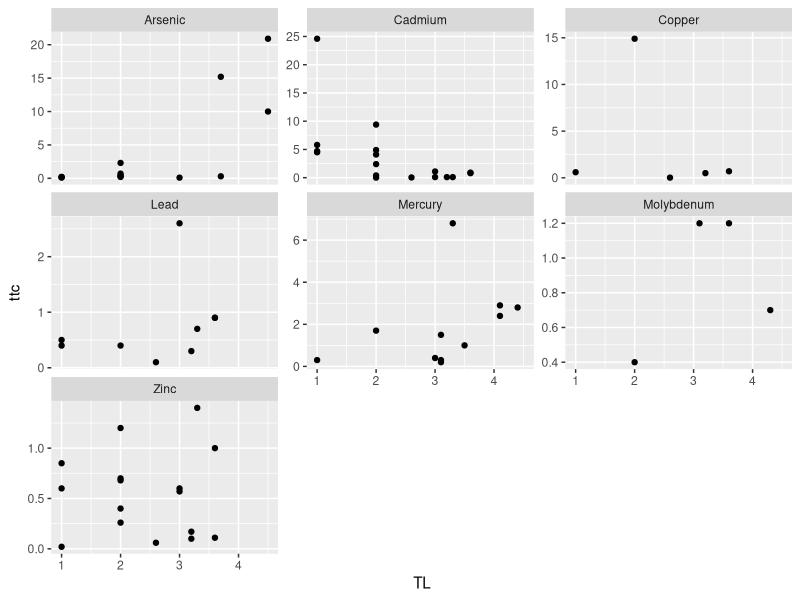

The R source for this figure: (Note: this script raises an error after producing the figure.)
library(ggplot2)
library(gtools)
library(minpack.lm) 

##############################
###  Popular ggPlot theme  ###
##############################
themeo <-theme_classic()+
  theme(strip.background = element_blank(),
        axis.line = element_blank(),
        axis.text.x = element_text(margin = margin( 0.2, unit = "cm")),
        axis.text.y = element_text(margin = margin(c(1, 0.2), unit = "cm")),
        axis.ticks.length=unit(-0.1, "cm"),
        panel.border = element_rect(colour = "black", fill=NA, size=.5),
        legend.title=element_blank(),
        strip.text=element_text(hjust=0) )

setwd('/Users/tgagne/heavy_metal_birds/data') # running from Tylers computer
TTC <- read.csv('SuedelTTC.csv')

str(TTC)

ggplot(TTC,aes(x = TL, y = ttc))+
  geom_point()+
  facet_wrap(~metal, scales = "free_y")

metals <- levels(TTC$metal)
metals <- metals[c(1,2,4,5,6,7)]
# <- "Copper"

par(mfrow = c(6,3))

#par(mfrow = c(6,3), oma = c(5,4,0,0) + 0.3, mar = c(0,0,1,1) + 1.2)

lookup_table <- NULL

for(i in 1:length(metals)){

TTC_sub <- subset(TTC, metal == metals[i])

starters <- coef(lm(logit(ttc/100) ~ TL, data = TTC_sub))
TTC_form <- ttc~phi1/(1+exp(-(phi2+phi3*TL)))
start <- list(phi1=30,
           phi2=starters[1] + .001 ,
           phi3=starters[2] + .001)

fitTypical <- nlsLM(TTC_form, data=TTC_sub, start=start, trace = T)

newdata <- data.frame(TL = seq(0,5, by = .01),ttc = predict(fitTypical, newdata = data.frame(TL = seq(0,5, by = .01))), metal = metals[i])

lookup_table <- rbind(lookup_table,newdata)

plot(ttc ~ TL, data = TTC_sub, main = metals[i], xlim = c(0,5))
lines(ttc ~ TL, data = newdata)
#abline(h = 1, lty = 'dashed')

plot(ttc ~ TL, data = newdata, type = 'l', main = paste(metals[i], 'TTC by TL'), ylab = "TTC")
abline(h = 1, lty = 'dashed')

#plot(x = newdata$TL, y = newdata$ttc/10, type = 'l', main = "TTC / 10 ppm")
#plot(x = newdata$TL, y = 10/newdata$ttc, type = 'l', main = "10 ppm / TTC")
#plot(x = newdata$TL, y = (newdata$TL*newdata$ttc)/10, type = 'l', main = "TL*TTC / 10 ppm")
#plot(x = newdata$TL, y = 10/(newdata$TL*newdata$ttc), type = 'l', main = "10 ppm / TL * TTC")
#plot(x = newdata$TL, y = log(10^(newdata$TL*newdata$ttc)), type = 'l', main = "log( 10 ppm ^ TL*TTC )")
#plot(x = newdata$TL, y = (newdata$ttc*newdata$TL)*10, type = 'l', main = "TTC * TL * 10 ppm")
plot(x = newdata$TL, y = newdata$ttc*10, type = 'l', main = "TTC * 10 ppm")

}


str(lookup_table)

a <- ggplot(lookup_table, aes(TL, ttc))+
  geom_line()+
  geom_hline(yintercept = 1, lty = "dashed")+
  facet_wrap(~metal, scales = "free_y", ncol = 1 )+
  themeo

b <- ggplot(lookup_table, aes(TL, ttc*10))+
  geom_line()+
  geom_hline(yintercept = 10, lty = "dashed")+
  facet_wrap(~metal, scales = "free_y", ncol = 1)+
  themeo

gridExtra::grid.arrange(a,b, ncol = 2)

levels(lookup_table$metal)


levels(joined_all_t$metal)

# in order to join the TTC lookup table with the metals levels table we need matching 
# metal factor levels 
# and Trophic positions as factors?

# First change, metal factors in the lookup table to appropriate levels in the metals levels


# > levels(joined_all_t$metal)
# [1] "As" "Cd" "Cu" "Fe" "Hg" "Mn" "Mo" "Pb" "Zn"

# > levels(lookup_table$metal)
# [1] "Arsenic"    "Cadmium"    "Lead"       "Mercury"    "Molybdenum" "Zinc"   

# Whats missing in the lookup table: Copper (can be fixed quick), Iron, Mn, 
# Cadmium appears to fit almost the exact same model as Copper, Copper will be Cadmium
